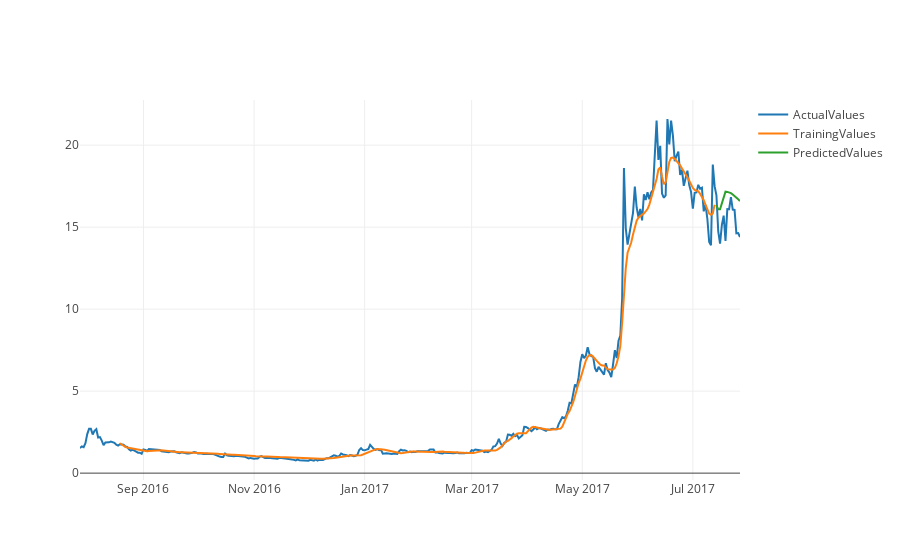

The notebook cell saved with this chart:
### Code cell
USDT_ETC = nextDayPrediction('USDT_ETC', 'poloniex')

### Figure 1 — Plotly figure (JSON) as saved in the notebook; plotly's stock layout.template omitted (floating-point values rounded to 4 significant figures; data arrays with more than 128 entries replaced by an {"elided": "..."} marker saying what was removed)
{"data": [{"name": "ActualValues", "type": "scatter", "x": {"elided": "365 str values"}, "y": {"elided": "365 float values"}}, {"name": "TrainingValues", "type": "scatter", "x": {"elided": "365 str values"}, "y": {"elided": "365 float values"}}, {"name": "PredictedValues", "type": "scatter", "x": {"elided": "365 str values"}, "y": {"elided": "365 float values"}}], "layout": {}}
